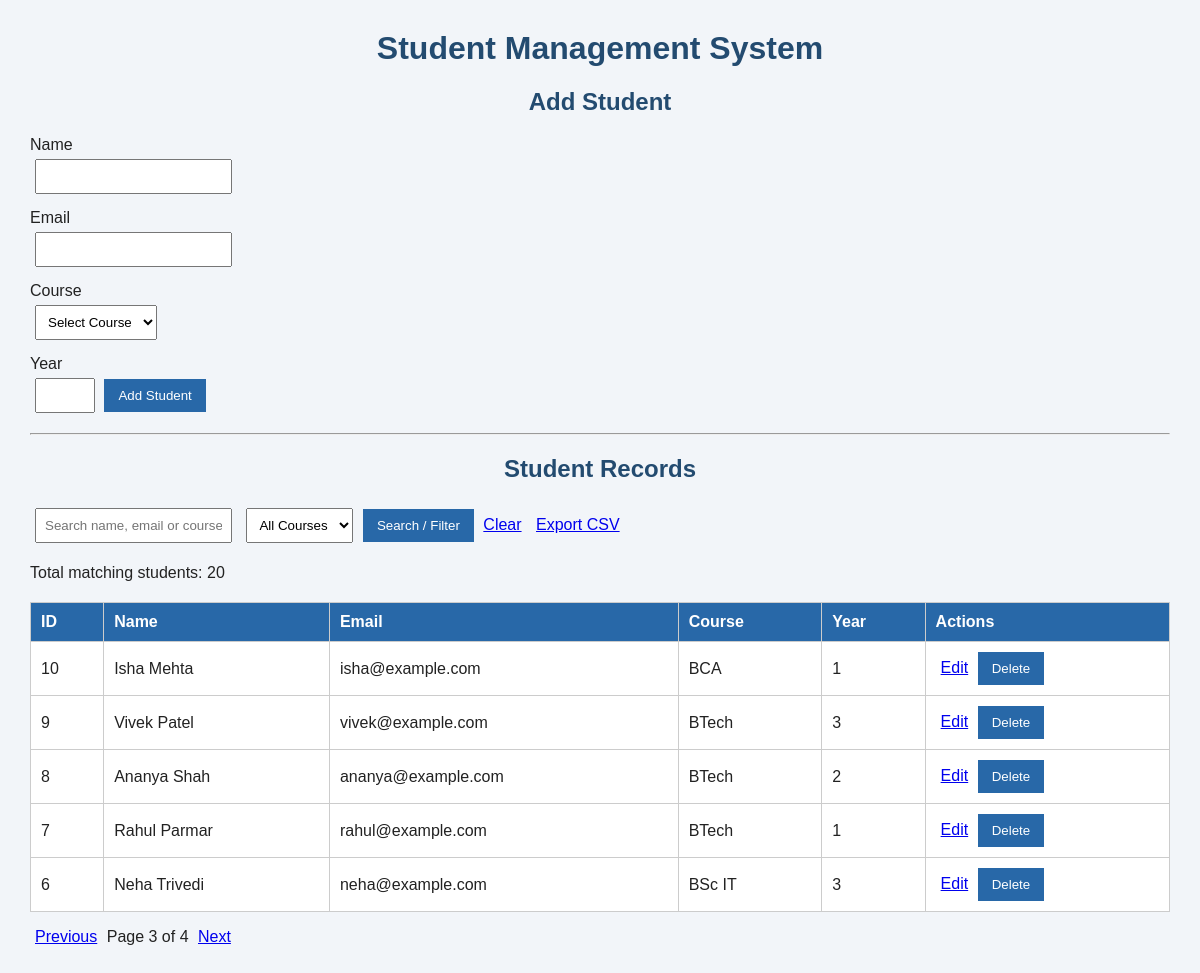
/?page=3, run on the app's committed database.
### tables this page shows
CREATE TABLE `students` (
  `id` int(11) NOT NULL,
  `name` varchar(100) NOT NULL,
  `email` varchar(100) NOT NULL,
  `course` varchar(50) NOT NULL,
  `year` int(11) NOT NULL
);

### index.php (the view, shortened to what this page needs)
<?php
require "db.php";
$editStudent = null;
$search = trim($_GET["search"] ?? "");
$where = [];
$params = [];
$types = "";
$sqlWhere = $where ? " WHERE ".implode(" AND ", $where) : "";
$countStmt = $conn->prepare(
    "SELECT COUNT(*) AS total FROM students".$sqlWhere
);
$countStmt->execute();
$total = $countStmt->get_result()->fetch_assoc()["total"];
$perPage = 5;
$pages = max(1, (int)ceil($total / $perPage));
$page = max(1, min($pages, (int)($_GET["page"] ?? 1)));
$offset = ($page - 1) * $perPage;
$listStmt = $conn->prepare(
    "SELECT * FROM students".$sqlWhere." ORDER BY id DESC LIMIT ? OFFSET ?"
);
$listTypes = $types."ii";
$listParams = array_merge($params, [$perPage, $offset]);
$listStmt->bind_param($listTypes, ...$listParams);
$listStmt->execute();
$students = $listStmt->get_result();
function e($value) {
    return htmlspecialchars((string)$value, ENT_QUOTES, "UTF-8");
}
function pageUrl($p) {
    $q = $_GET;
    $q["page"] = $p;
    return "?".http_build_query($q);
}
?>
<!DOCTYPE html>
<html>
<head>
    <link rel="stylesheet" href="style.css">
</head>
<body>
<h1>Student Management System</h1>
<h2><?= $editStudent ? "Edit Student" : "Add Student" ?></h2>
<form method="POST">
    <label>Name</label>
    <input type="text" name="name" required maxlength="100"
           value="<?= e($editStudent["name"] ?? "") ?>">
    <label>Email</label>
    <input type="email" name="email" required maxlength="100"
           value="<?= e($editStudent["email"] ?? "") ?>">
    <label>Course</label>
    <select name="course" required>
        <option value="">Select Course</option>
    </select>
    <label>Year</label>
    <input type="number" name="year" min="1" max="6" required
           value="<?= e($editStudent["year"] ?? "") ?>">
    <button type="submit">
        <?= $editStudent ? "Update Student" : "Add Student" ?>
    </button>
</form>
<hr>
<h2>Student Records</h2>
<form method="GET">
    <input type="text" name="search"
           placeholder="Search name, email or course"
           value="<?= e($search) ?>">
    <select name="course">
        <option value="">All Courses</option>
    </select>
    <button type="submit">Search / Filter</button>
    <a href="index.php">Clear</a>
    <a href="export.php">Export CSV</a>
</form>
<p>Total matching students: <?= (int)$total ?></p>
<table>
    <tr>
        <th>ID</th>
        <th>Name</th>
        <th>Email</th>
        <th>Course</th>
        <th>Year</th>
        <th>Actions</th>
    </tr>
    <?php while ($row = $students->fetch_assoc()): ?>
    <tr>
        <td><?= e($row["id"]) ?></td>
        <td><?= e($row["name"]) ?></td>
        <td><?= e($row["email"]) ?></td>
        <td><?= e($row["course"]) ?></td>
        <td><?= e($row["year"]) ?></td>
        <td>
            <a href="?edit=<?= (int)$row["id"] ?>">Edit</a>
            <form method="POST" class="delete-form"
                  onsubmit="return confirm('Delete this student?');">
                <button type="submit">Delete</button>
            </form>
        </td>
    </tr>
    <?php endwhile; ?>
</table>
<p>
    <?php if ($page > 1): ?>
        <a href="<?= e(pageUrl($page - 1)) ?>">Previous</a>
    <?php endif; ?>
    Page <?= $page ?> of <?= $pages ?>
    <?php if ($page < $pages): ?>
        <a href="<?= e(pageUrl($page + 1)) ?>">Next</a>
    <?php endif; ?>
</p>
</body>
</html>

### style.css (style rules this page uses)
body { font-family: Arial, sans-serif; background-color: #f2f5f9; margin: 30px; color: #222; }
h1, h2 { text-align: center; color: #234b70; }
form { margin: 15px 0; }
label { display: block; margin-top: 10px; }
input, select { padding: 8px; margin: 5px; }
button { background-color: #2868a8; color: white; border: none; padding: 9px 14px; }
table { width: 100%; border-collapse: collapse; background-color: white; margin-top: 20px; }
th, td { border: 1px solid #ccc; padding: 10px; text-align: left; }
th { background-color: #2868a8; color: white; }
a { margin: 5px; }
.delete-form { display: inline; }

### data on the page
students: id "10", name "Isha Mehta", email "isha@example.com", course "BCA", year "1"
students: id "9", name "Vivek Patel", email "vivek@example.com", course "BTech", year "3"
students: id "8", name "Ananya Shah", email "ananya@example.com", course "BTech", year "2"
students: id "7", name "Rahul Parmar", email "rahul@example.com", course "BTech", year "1"
students: id "6", name "Neha Trivedi", email "neha@example.com", course "BSc IT", year "3"

### other printed values
$total "20"
$page "3"
$pages "4"
